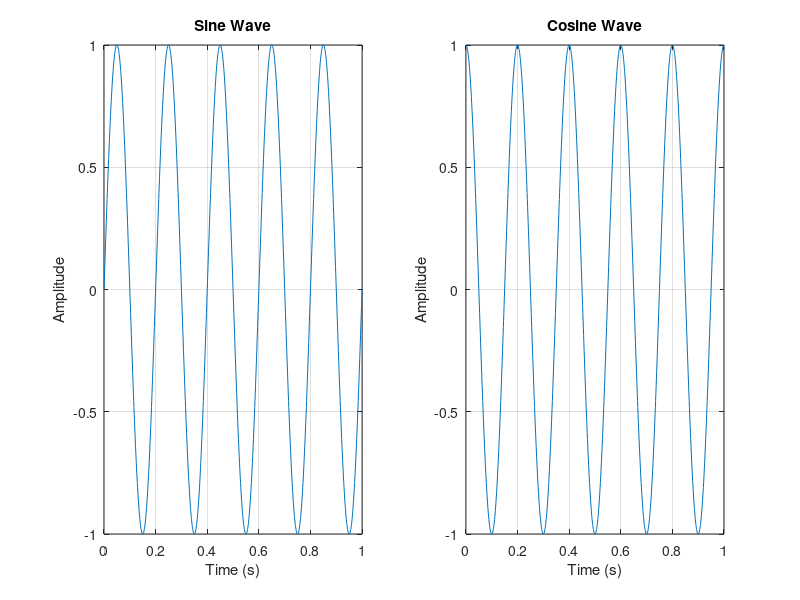

The MATLAB source for this figure:
clc;
clear;
close all;

A = 1;
f = 5;
t = 0:0.001:1;

y1 = A * sin(2*pi*f*t);
y2 = A * cos(2*pi*f*t);

figure;

% First subplot (Top)
subplot(1, 2, 1);
plot(t, y1);
grid on;
title('Sine Wave');
xlabel('Time (s)');
ylabel('Amplitude');

% Second subplot (Bottom)
subplot(1, 2, 2);
plot(t, y2);
grid on;
title('Cosine Wave');
xlabel('Time (s)');
ylabel('Amplitude');
